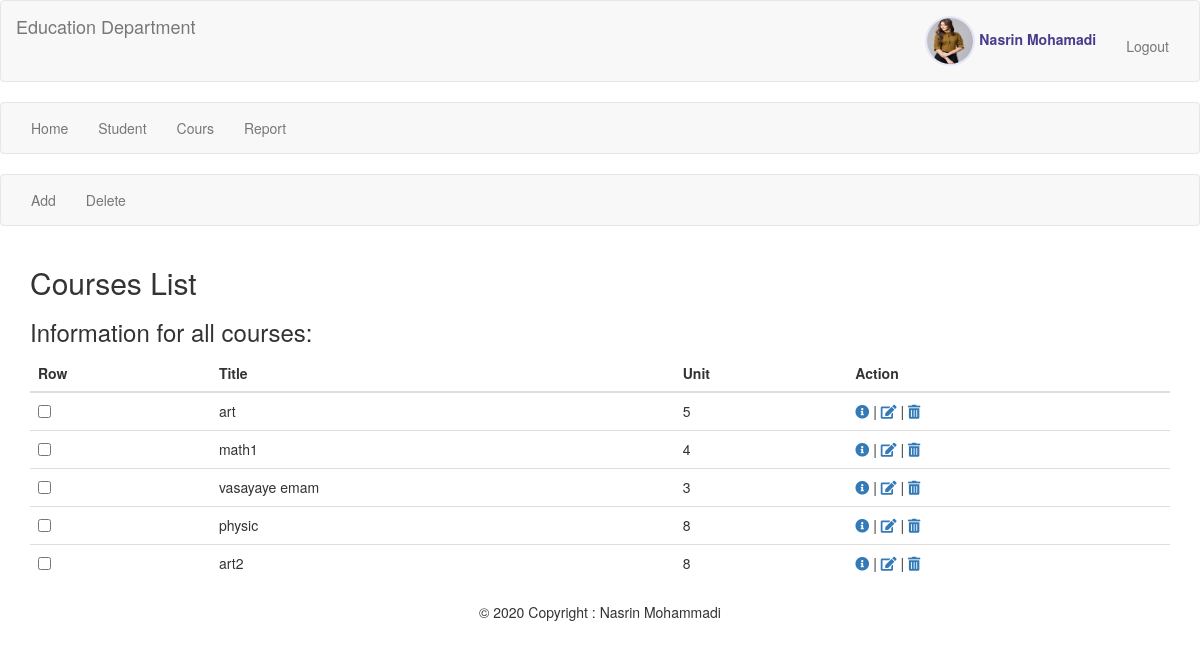
Page /index.php?action=course_list (signed in) on the committed database.
### tables this page shows
CREATE TABLE `course` (
  `id_course` int(6) NOT NULL,
  `title` varchar(30) NOT NULL,
  `unit` varchar(30) NOT NULL,
  `description` text,
  `update_at` timestamp NOT NULL DEFAULT CURRENT_TIMESTAMP ON UPDATE CURRENT_TIMESTAMP,
  `create_at` timestamp NOT NULL DEFAULT CURRENT_TIMESTAMP
);

### model/course/course_model.php (called while the page is built, shortened)
<?php
class Course{
	public function courseList(){
		global $conn;
		$sql = "select * from course ;";
		$result = $conn->query($sql);
		$myData = [];
		if ($result->num_rows > 0) {
		  while($row = $result->fetch_assoc()) {
		    $myData[] = $row;
		  }
		}
		return $myData;
	}
}

### html/course/course_list.php (the view, shortened to what this page needs)
<?php require_once "menu/menu_action.php"; ?>
<div class="container">
  <h2>Courses List</h2>
  <p><h3>Information for all courses:</h3></p>
  <table class="table">
    <thead>
      <tr>
        <th>Row</th>
        <th>Title</th>
        <th>Unit</th>
        <th>Action</th>
      </tr>
    </thead>
    <tbody>
      <?php foreach ($courses as $key => $value) { ?>
      <tr>
        <td><input type="checkbox"  name="row" value=<?= $value["id_course"] ?>></td>
        <td><?= $value["title"] ?></td>
        <td><?= $value["unit"] ?></td>
        <td><a href="index.php?action=course_detail&id=<?= $value["id_course"] ?>" class="detail" data-id="<?= $value["id_course"] ?>">
              <i class="fas fa-info-circle"></i>
            </a> |
            <a href="index.php?action=course_edit&id=<?= $value["id_course"] ?>" class="modify" data-id="<?= $value["id_course"] ?>">
              <i class="fas fa-edit"></i>
            </a> |
            <a href="index.php?action=course_delete&id=<?= $value["id_course"] ?>" class="delete">
              <i class="fas fa-trash-alt"></i>
            </a>
        </td>
      </tr>
      <?php } ?>
    </tbody>
  </table>
</div>

### assets/css/_student.css (style rules this page uses)
body { background-color: #9ACD32; color: red; }

### rows in the picture
course: title "art", unit "5"
course: title "math1", unit "4"
course: title "vasayaye emam", unit "3"
course: title "physic", unit "8"
course: title "art2", unit "8"

### other values in the picture
$_SESSION["user"]["firstName"] "Nasrin"
$_SESSION["user"]["lastName"] "Mohamadi"
